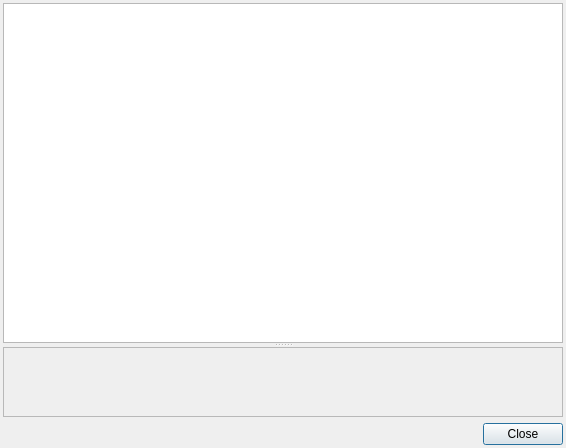
<?xml version="1.0" encoding="UTF-8"?>
<ui version="4.0">
 <class>BaseAddEntityDialog</class>
 <widget class="QDialog" name="BaseAddEntityDialog">
  <property name="windowModality">
   <enum>Qt::NonModal</enum>
  </property>
  <property name="geometry">
   <rect>
    <x>0</x>
    <y>0</y>
    <width>566</width>
    <height>448</height>
   </rect>
  </property>
  <property name="sizePolicy">
   <sizepolicy hsizetype="Expanding" vsizetype="Expanding">
    <horstretch>0</horstretch>
    <verstretch>0</verstretch>
   </sizepolicy>
  </property>
  <property name="minimumSize">
   <size>
    <width>525</width>
    <height>10</height>
   </size>
  </property>
  <property name="maximumSize">
   <size>
    <width>16777215</width>
    <height>800</height>
   </size>
  </property>
  <property name="windowTitle">
   <string>Add entity dialog</string>
  </property>
  <property name="sizeGripEnabled">
   <bool>false</bool>
  </property>
  <property name="modal">
   <bool>false</bool>
  </property>
  <layout class="QVBoxLayout" name="verticalLayout">
   <property name="margin">
    <number>3</number>
   </property>
   <item>
    <widget class="QSplitter" name="splitter">
     <property name="orientation">
      <enum>Qt::Vertical</enum>
     </property>
     <widget class="QtPropertyEditor" name="propertyEditor"/>
     <widget class="QScrollArea" name="scrollArea">
      <property name="enabled">
       <bool>true</bool>
      </property>
      <property name="minimumSize">
       <size>
        <width>0</width>
        <height>0</height>
       </size>
      </property>
      <property name="widgetResizable">
       <bool>true</bool>
      </property>
      <property name="alignment">
       <set>Qt::AlignLeading|Qt::AlignLeft|Qt::AlignTop</set>
      </property>
      <widget class="QWidget" name="scrollAreaWidgetContents_2">
       <property name="enabled">
        <bool>true</bool>
       </property>
       <property name="geometry">
        <rect>
         <x>0</x>
         <y>0</y>
         <width>558</width>
         <height>76</height>
        </rect>
       </property>
       <property name="maximumSize">
        <size>
         <width>16777215</width>
         <height>9999</height>
        </size>
       </property>
       <layout class="QVBoxLayout" name="verticalLayout_2">
        <property name="spacing">
         <number>0</number>
        </property>
        <property name="margin">
         <number>3</number>
        </property>
        <item>
         <layout class="QGridLayout" name="userContentLayout">
          <property name="sizeConstraint">
           <enum>QLayout::SetMinimumSize</enum>
          </property>
          <property name="leftMargin">
           <number>0</number>
          </property>
          <property name="rightMargin">
           <number>0</number>
          </property>
          <property name="spacing">
           <number>2</number>
          </property>
         </layout>
        </item>
        <item>
         <spacer name="verticalSpacer">
          <property name="orientation">
           <enum>Qt::Vertical</enum>
          </property>
          <property name="sizeHint" stdset="0">
           <size>
            <width>1</width>
            <height>1</height>
           </size>
          </property>
         </spacer>
        </item>
       </layout>
      </widget>
     </widget>
    </widget>
   </item>
   <item>
    <layout class="QHBoxLayout" name="lowerLayOut">
     <item>
      <widget class="QDialogButtonBox" name="buttonBox">
       <property name="minimumSize">
        <size>
         <width>0</width>
         <height>0</height>
        </size>
       </property>
       <property name="standardButtons">
        <set>QDialogButtonBox::Close</set>
       </property>
      </widget>
     </item>
    </layout>
   </item>
  </layout>
 </widget>
 <customwidgets>
  <customwidget>
   <class>QtPropertyEditor</class>
   <extends>QTreeView</extends>
   <header>Tools/QtPropertyEditor/QtPropertyEditor.h</header>
  </customwidget>
 </customwidgets>
 <resources/>
 <connections>
  <connection>
   <sender>buttonBox</sender>
   <signal>accepted()</signal>
   <receiver>BaseAddEntityDialog</receiver>
   <slot>accept()</slot>
   <hints>
    <hint type="sourcelabel">
     <x>262</x>
     <y>326</y>
    </hint>
    <hint type="destinationlabel">
     <x>262</x>
     <y>174</y>
    </hint>
   </hints>
  </connection>
  <connection>
   <sender>buttonBox</sender>
   <signal>rejected()</signal>
   <receiver>BaseAddEntityDialog</receiver>
   <slot>reject()</slot>
   <hints>
    <hint type="sourcelabel">
     <x>262</x>
     <y>326</y>
    </hint>
    <hint type="destinationlabel">
     <x>262</x>
     <y>174</y>
    </hint>
   </hints>
  </connection>
 </connections>
</ui>
